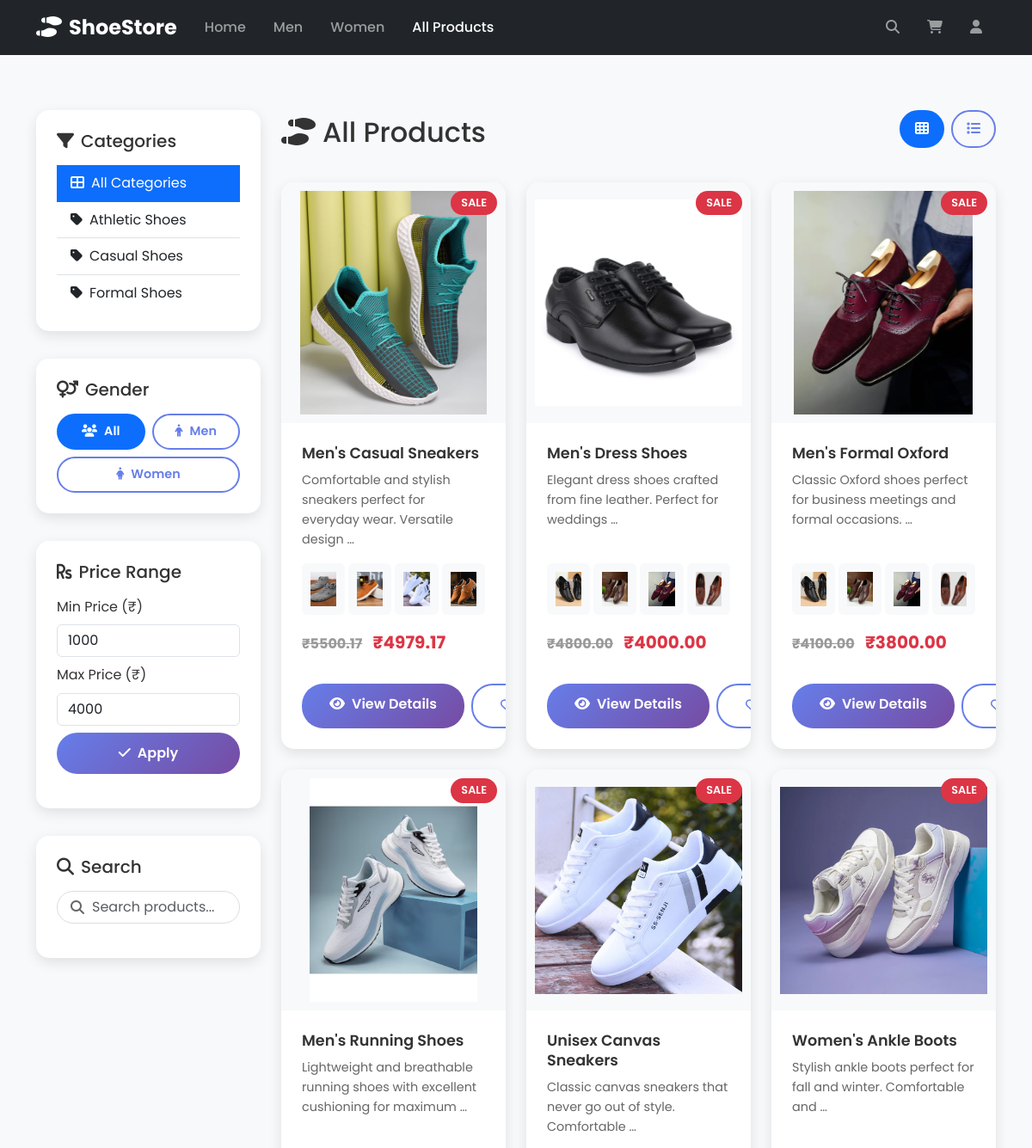
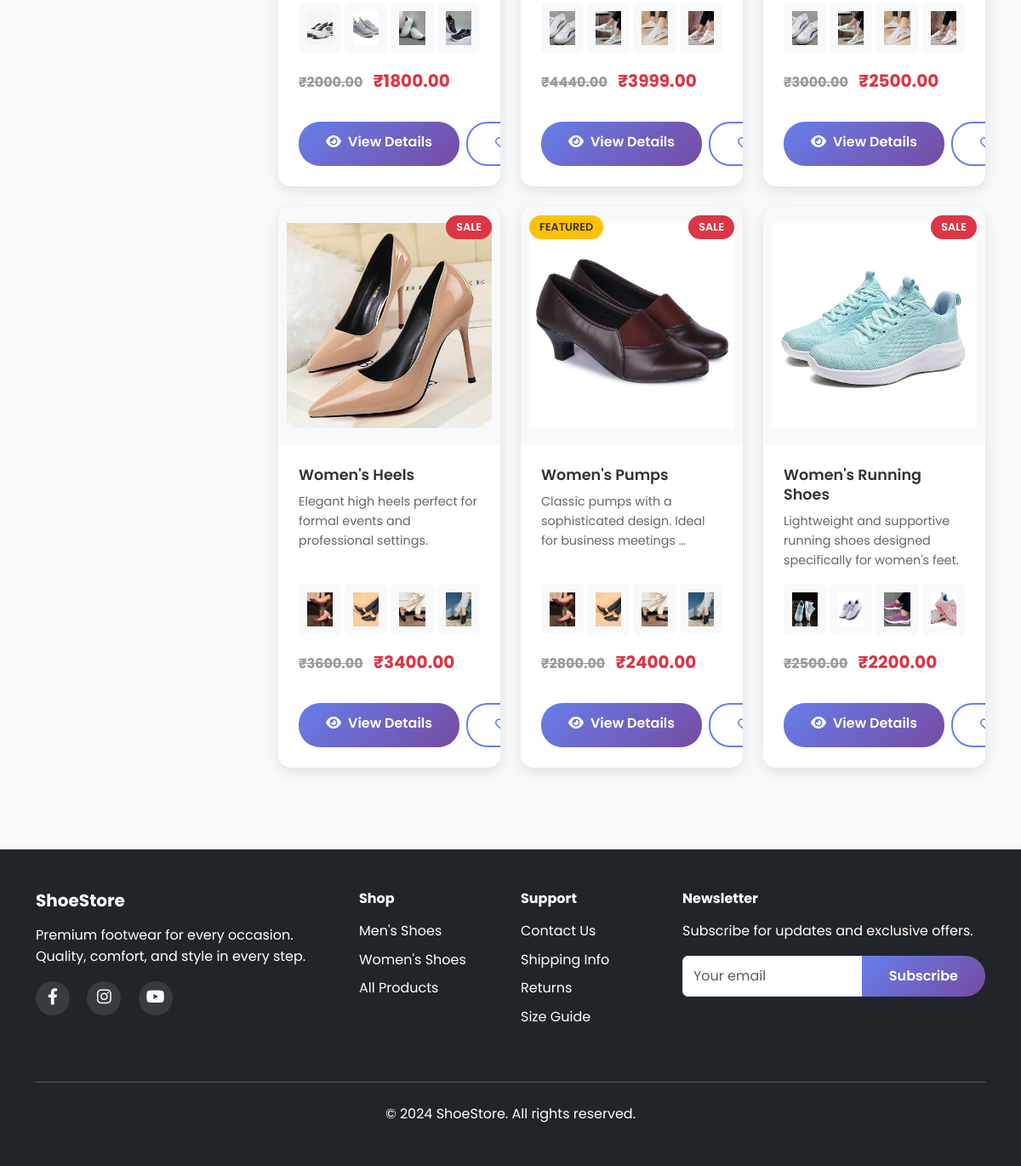
Screenshot of /products/ with the database file from the repository (2 pictures, top to bottom).
### store/models.py (models this page shows, shortened)
class Category(models.Model):
    name = models.CharField(max_length=100)
    slug = models.SlugField(max_length=100, unique=True)
    description = models.TextField(blank=True)
    image = models.ImageField(upload_to='categories/', blank=True, null=True)
    class Meta:
        verbose_name_plural = 'categories'
        ordering = ['name']

class Product(models.Model):
    GENDER_CHOICES = [
        ('M', 'Men'),
        ('W', 'Women'),
        ('U', 'Unisex'),
    ]
    name = models.CharField(max_length=200)
    slug = models.SlugField(max_length=200, unique=True)
    category = models.ForeignKey(Category, related_name='products', on_delete=models.CASCADE)
    gender = models.CharField(max_length=1, choices=GENDER_CHOICES, default='U')
    description = models.TextField()
    price = models.DecimalField(max_digits=10, decimal_places=2)
    sale_price = models.DecimalField(max_digits=10, decimal_places=2, blank=True, null=True)
    image = models.ImageField(upload_to='products/', blank=True, null=True)
    available = models.BooleanField(default=True)
    created = models.DateTimeField(auto_now_add=True)
    updated = models.DateTimeField(auto_now=True)
    featured = models.BooleanField(default=False)
    class Meta:
        ordering = ['name']
        indexes = [
            models.Index(fields=['id', 'slug']),
        ]
    def get_absolute_url(self):
        return reverse('store:product_detail', args=[self.slug])
    @property
    def is_on_sale(self):
        return self.sale_price is not None and self.sale_price < self.price
    def get_static_image_path(self):
        if self.gender == 'M':
            gender_path = 'men'
        elif self.gender == 'W':
            gender_path = 'women'
        else:
            gender_path = 'men'
        category_mapping = {
            'athletic': 'athletic',
            'casual': 'casual',
            'formal': 'formal'
        }
        category_dir = category_mapping.get(self.category.slug, 'casual')
        image_dir = f'static/images/{gender_path}/{category_dir}/'
        try:
            image_files = [f for f in os.listdir(image_dir) if f.lower().endswith(('.jpg', '.jpeg', '.png', '.webp', '.gif', '.avif'))]
            if image_files:
                selected_image = image_files[self.id % len(image_files)]
                if os.path.exists(os.path.join(image_dir, selected_image)):
                    return static(f'images/{gender_path}/{category_dir}/{selected_image}')
                else:
                    for img_file in image_files:
                        if os.path.exists(os.path.join(image_dir, img_file)):
                            return static(f'images/{gender_path}/{category_dir}/{img_file}')
            else:
                return static('images/placeholder.svg')
        except (OSError, FileNotFoundError):
            return static('images/placeholder.svg')
        return static('images/placeholder.svg')
    @property
    def static_image_url(self):
        return self.get_static_image_path()
    def get_category_gender_images(self):
        category_mapping = {
            'athletic': 'athletic',
            'casual': 'casual',
            'formal': 'formal'
        }
        category_dir = category_mapping.get(self.category.slug, 'casual')
        gender_path = 'men' if self.gender == 'M' else 'women'
        image_dir = f'static/images/{gender_path}/{category_dir}/'
        images = []
        try:
            for fname in os.listdir(image_dir):
                if fname.lower().endswith(('.jpg', '.jpeg', '.png', '.webp', '.gif', '.avif')):
                    images.append(static(f'images/{gender_path}/{category_dir}/{fname}'))
        except (OSError, FileNotFoundError):
            pass
        if not images:
            images = [static('images/placeholder.svg')]
        return images
    @property
    def category_images(self):
        return self.get_category_gender_images()

### store/views.py (the view, shortened to what this page needs)
# urls.py: path('products/', views.product_list, name='product_list'),
def product_list(request):
    products = Product.objects.filter(available=True)
    category_slug = request.GET.get('category')
    category_images = []
    gender = request.GET.get('gender')
    if gender:
        products = products.filter(gender=gender)
    min_price = request.GET.get('min_price')
    max_price = request.GET.get('max_price')
    if min_price:
        products = products.filter(price__gte=min_price)
    if max_price:
        products = products.filter(price__lte=max_price)
    paginator = Paginator(products, 12)
    page = request.GET.get('page')
    try:
        products = paginator.page(page)
    except PageNotAnInteger:
        products = paginator.page(1)
    except EmptyPage:
        products = paginator.page(paginator.num_pages)
    categories = Category.objects.all()
    context = {
        'products': products,
        'categories': categories,
        'current_category': category_slug,
        'current_gender': gender,
        'category_images': category_images,
    }
    return render(request, 'store/product_list.html', context)

### templates/store/product_list.html (shortened to what this page needs)
{% extends 'store/base.html' %}
{% load static %}
{% block content %}
<div class="container py-5">
    <div class="row">
        <div class="col-lg-3 col-md-12 mb-4">
            <div class="filter-section">
                <h5>
                    <i class="fas fa-filter me-2"></i>Categories
                </h5>
                <div class="list-group list-group-flush">
                    <a href="{% url 'store:product_list' %}" class="list-group-item list-group-item-action {% if not current_category %}active{% endif %}">
                        <i class="fas fa-th-large me-2"></i>All Categories
                    </a>
                    {% for category in categories %}
                    <a href="{% url 'store:product_list' %}?category={{ category.slug }}"
                       class="list-group-item list-group-item-action {% if current_category == category.slug %}active{% endif %}">
                        <i class="fas fa-tag me-2"></i>{{ category.name }}
                    </a>
                    {% endfor %}
                </div>
            </div>
            <div class="filter-section">
                <h5>
                    <i class="fas fa-venus-mars me-2"></i>Gender
                </h5>
                <div class="gender-filter">
                    <a href="{% url 'store:product_list' %}"
                       class="btn btn-outline-primary {% if not current_gender %}active{% endif %}">
                        <i class="fas fa-users me-2"></i>All
                    </a>
                    <a href="{% url 'store:product_list' %}?gender=M"
                       class="btn btn-outline-primary {% if current_gender == 'M' %}active{% endif %}">
                        <i class="fas fa-male me-2"></i>Men
                    </a>
                    <a href="{% url 'store:product_list' %}?gender=W"
                       class="btn btn-outline-primary {% if current_gender == 'W' %}active{% endif %}">
                        <i class="fas fa-female me-2"></i>Women
                    </a>
                </div>
            </div>
            <div class="filter-section">
                <h5>
                    <i class="fas fa-rupee-sign me-2"></i>Price Range
                </h5>
                <form method="get" class="mb-3">
                    <div class="mb-2">
                        <label for="min_price" class="form-label">Min Price (₹)</label>
                        <input type="number" class="form-control" id="min_price" name="min_price" min="0" step="1" value="{{ request.GET.min_price|default:1000 }}">
                    </div>
                    <div class="mb-2">
                        <label for="max_price" class="form-label">Max Price (₹)</label>
                        <input type="number" class="form-control" id="max_price" name="max_price" min="0" step="1" value="{{ request.GET.max_price|default:4000 }}">
                    </div>
                    <button type="submit" class="btn btn-primary w-100">
                        <i class="fas fa-check me-2"></i>Apply
                    </button>
                </form>
            </div>
            <div class="filter-section">
                <h5>
                    <i class="fas fa-search me-2"></i>Search
                </h5>
                <div class="search-bar">
                    <i class="fas fa-search search-icon"></i>
                    <input type="text" class="form-control search-input" placeholder="Search products...">
                </div>
            </div>
        </div>
        <div class="col-lg-9 col-md-12">
            <div class="d-flex flex-column flex-sm-row justify-content-between align-items-center mb-4">
                <h2>
                    <i class="fas fa-shoe-prints me-2"></i>All Products
                </h2>
                <div class="view-toggle mt-3 mt-sm-0">
                    <button class="btn btn-outline-primary" id="grid-view" aria-label="Grid view">
                        <i class="fas fa-th"></i>
                    </button>
                    <button class="btn btn-outline-primary" id="list-view" aria-label="List view">
                        <i class="fas fa-list"></i>
                    </button>
                </div>
            </div>
            {% if products %}
            <div class="row g-4" id="products-grid">
                {% for product in products %}
                <div class="col-xl-4 col-lg-6 col-md-6 col-sm-12">
                    <div class="product-card card h-100" data-category="{{ product.category.slug }}" data-gender="{{ product.gender }}">
                        {% if product.is_on_sale %}
                        <div class="sale-badge">SALE</div>
                        {% endif %}
                        {% if product.featured %}
                        <div class="featured-badge">FEATURED</div>
                        {% endif %}
                        <a href="{{ product.get_absolute_url }}">
                            <img src="{{ product.static_image_url }}" class="card-img-top" alt="{{ product.name }}">
                        </a>
                        <div class="card-body d-flex flex-column">
                            <h5 class="card-title">{{ product.name }}</h5>
                            <p class="card-text">{{ product.description|truncatewords:10 }}</p>
                            <div class="category-images-carousel mb-3">
                                <div class="row g-1">
                                    {% for image_url in product.category_images|slice:":4" %}
                                    <div class="col-3">
                                        <img src="{{ image_url }}" class="img-fluid rounded" alt="{{ product.name }} - {{ forloop.counter }}" style="height: 60px; object-fit: cover;">
                                    </div>
                                    {% endfor %}
                                </div>
                            </div>
                            <div class="product-price mt-auto">
                                {% if product.is_on_sale %}
                                <span class="original-price">₹{{ product.price }}</span>
                                <span class="sale-price">₹{{ product.sale_price }}</span>
                                {% else %}
                                ₹{{ product.price }}
                                {% endif %}
                            </div>
                            <div class="d-flex flex-column flex-sm-row gap-2 mt-3">
                                <a href="{{ product.get_absolute_url }}" class="btn btn-primary flex-fill">
                                    <i class="fas fa-eye me-2"></i>View Details
                                </a>
                                <button class="btn btn-outline-primary wishlist-btn" data-bs-toggle="tooltip" title="Add to Wishlist">
                                    <i class="far fa-heart"></i>
                                </button>
                            </div>
                        </div>
                    </div>
                </div>
                {% endfor %}
            </div>
            {% endif %}
        </div>
    </div>
</div>
{% endblock %}

### rows the page displays
Category: name "Athletic Shoes"
Category: name "Casual Shoes"
Category: name "Formal Shoes"
Product: shows "SALE", static_image_url (picture), name "Men's Casual Sneakers", description "Comfortable and stylish sneakers perfect for everyday wear. Versatile design …", price "5500.17", sale_price "4979.17"
Product: shows "SALE", static_image_url (picture), name "Men's Dress Shoes", description "Elegant dress shoes crafted from fine leather. Perfect for weddings …", price "4800.00", sale_price "4000.00"
Product: shows "SALE", static_image_url (picture), name "Men's Formal Oxford", description "Classic Oxford shoes perfect for business meetings and formal occasions. …", price "4100.00", sale_price "3800.00"
Product: shows "SALE", static_image_url (picture), name "Men's Running Shoes", description "Lightweight and breathable running shoes with excellent cushioning for maximum …", price "2000.00", sale_price "1800.00"
Product: shows "SALE", static_image_url (picture), name "Unisex Canvas Sneakers", description "Classic canvas sneakers that never go out of style. Comfortable …", price "4440.00", sale_price "3999.00"
Product: shows "SALE", static_image_url (picture), name "Women's Ankle Boots", description "Stylish ankle boots perfect for fall and winter. Comfortable and …", price "3000.00", sale_price "2500.00"
Product: shows "SALE", static_image_url (picture), name "Women's Heels", description "Elegant high heels perfect for formal events and professional settings.", price "3600.00", sale_price "3400.00"
Product: shows "SALE", featured "FEATURED", static_image_url (picture), name "Women's Pumps", description "Classic pumps with a sophisticated design. Ideal for business meetings …", price "2800.00", sale_price "2400.00"
Product: shows "SALE", static_image_url (picture), name "Women's Running Shoes", description "Lightweight and supportive running shoes designed specifically for women's feet.", price "2500.00", sale_price "2200.00"
